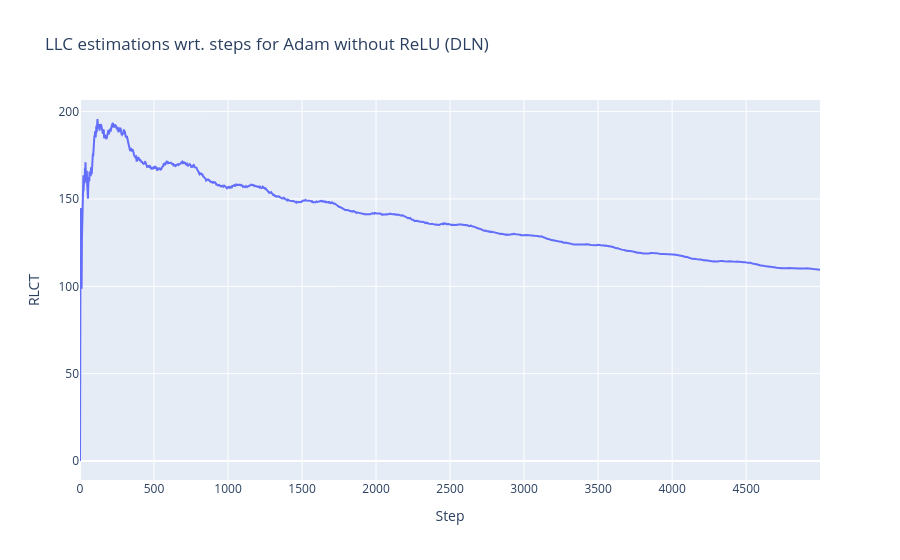

Source (notebook cell):
### Code cell
fig = go.Figure()
fig.add_trace(go.Scatter(x=np.arange(0,hyperparams["num_draws"]+1), y=results["llc/means"], mode='lines'))
fig.update_layout(
    title="LLC estimations wrt. steps for Adam without ReLU (DLN)",
    xaxis_title="Step",
    yaxis_title="RLCT",
)
fig.show()

### Figure 1 — Plotly figure (JSON) as saved in the notebook; plotly's stock layout.template omitted (floating-point values rounded to 4 significant figures; data arrays with more than 128 entries replaced by an {"elided": "..."} marker saying what was removed)
{"data": [{"mode": "lines", "type": "scatter", "x": {"elided": "5001 int values"}, "y": {"elided": "5000 float values"}}], "layout": {"title": {"text": "LLC estimations wrt. steps for Adam without ReLU (DLN)"}, "xaxis": {"title": {"text": "Step"}}, "yaxis": {"title": {"text": "RLCT"}}}}
